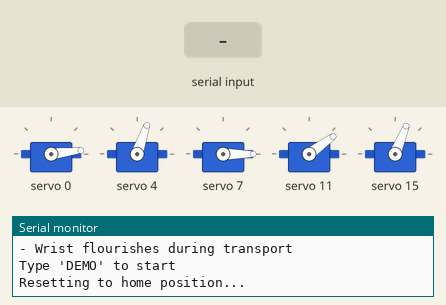
The sketch below on a simulated Arduino Uno, built with avr-gcc and run on an emulated ATmega328P. Parts: 5 × servo, the last lines printed to the serial monitor. The test bench sets the inputs (shaded band).

Above: at 0.44 s.
At 1.26 s:
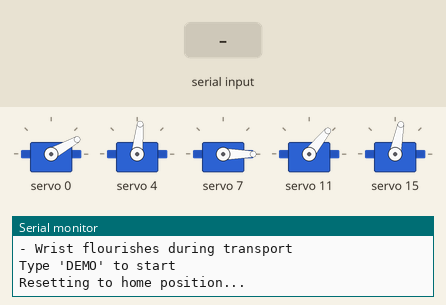
1.3 s: "DEMO\n" received over Serial
At 11.4 s:
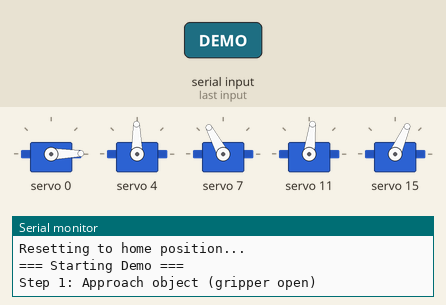
Timing chart, 0 to 21.8 s (numbered marks = the images above; inputs shaded):
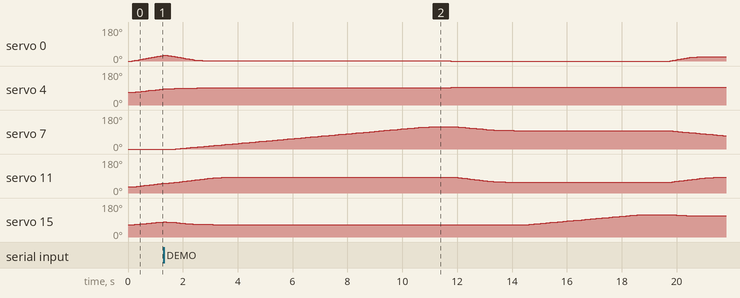

Measured:
- by itself, servo 7: rises from 0° to 118° in 9.4 s, then falls to 70° in 10.6 s

The sketch:

pick_place-ground_to_ground.ino
```cpp
#include <Wire.h>
#include <Adafruit_PWMServoDriver.h>

// ===== Configuration =====
#define SERVO_COUNT 5
const byte servoChannels[] = {0, 4, 7, 11, 15};
const char* servoNames[] = {"Base", "Shoulder", "Elbow", "Wrist", "Gripper"};

// Servo Config: {minPulse, maxPulse, minAngle, maxAngle, speedFactor}
const float servoConfig[SERVO_COUNT][5] = {
  {135, 495, 0, 180, 1.1},    // Base
  {175, 500, -60, 90, 0.6},   // Shoulder
  {90, 480, 0, 270, 0.75},    // Elbow
  {215, 480, 0, 180, 1.0},    // Wrist (higher speed for flourishes)
  {300, 440, 0, 90, 0.7}      // Gripper
};

// Motion Control
#define MOVEMENT_CYCLE_MS 5    // 50Hz control
#define BASE_SPEED 30           // Reduced speed for smoother motion
#define ACCEL_TIME_MS 300       // Smoother acceleration
#define DECEL_DISTANCE 10       // Gentler braking
#define ANGLE_TOLERANCE 1.5

Adafruit_PWMServoDriver pwm;

struct ServoState {
  float currentAngle;
  float targetAngle;
  float speedFactor; // Individual speed adjustment
  bool isMoving;
};

ServoState servoStates[SERVO_COUNT];
const float homeAngles[SERVO_COUNT] = {90, 30, 60, 90, 45}; // Updated return position

// ===== Enhanced Pick & Place Sequence =====
const struct {
  float targets[SERVO_COUNT]; // B, S, E, W, G
  unsigned int duration;       // Corrected member name
  unsigned int holdTime;
  const char* description;
} demoSteps[] = {
  // Pick Sequence (Base 0°, Shoulder 30°, Elbow 240°)
  {{  0, 30, 240, 90, 0}, 1000, 0, "Approach object (gripper open)"},
  {{  0, 30, 200, 45, 0}, 800,  0, "Lower to object"},
  {{  0, 30, 200, 45, 90}, 500, 300, "Grab object (gripper closed)"},

  // Lift and Transport (Base 0° → 180°)
  {{ 30, 30, 60, 90,  75}, 1000, 0, "Lift and start moving"},
  {{ 60, 30, 45, 135, 75}, 800, 0, "First wrist flourish"},
  {{ 90, 30, 60, 45,  75}, 1000, 0, "Continue transport"},
  {{135,  0, 60, 90,  75}, 1200, 0, "Approach drop point"},

  // Place Sequence (Base 180°, Shoulder -60°, Elbow 50°)
  {{180, -30, 70, 60,  75}, 1000, 0, "Position for drop"},
  {{180, -30, 70, 90,  0}, 500, 500, "Release object (gripper open)"},

  // Return Home (Base 90°, Shoulder 30°, Elbow 30°)
  {{180,  0, 60, 90,  0}, 1000, 0, "Retract arm"},
  {{ 90, 30, 30, 90,  45}, 1500, 0, "Return home"}
};

int currentStep = 0;
unsigned long stepStartTime = 0;
bool demoRunning = false;

void setup() {
  Serial.begin(115200);
  pwm.begin();
  pwm.setPWMFreq(60);

  // Initialize speed factors
  for(int i=0; i<SERVO_COUNT; i++){
    servoStates[i].speedFactor = servoConfig[i][4];
  }

  Serial.println("\n=== Enhanced Pick & Place Demo ===");
  Serial.println("Key Features:");
  Serial.println("- Smooth coordinated movements");
  Serial.println("- Multiple servos moving simultaneously");
  Serial.println("- Wrist flourishes during transport");
  Serial.println("\nType 'DEMO' to start");

  resetAllServos();
}

void loop() {
  static unsigned long lastUpdate = 0;

  if(Serial.available()){
    String input = Serial.readStringUntil('\n');
    input.trim();
    if(input.equalsIgnoreCase("DEMO") && !demoRunning){
      startDemo();
    }
  }

  if(millis() - lastUpdate >= MOVEMENT_CYCLE_MS){
    lastUpdate = millis();

    if(demoRunning){
      runDemoSequence();
    }

    updateAllServos();
  }
}

void startDemo() {
  Serial.println("\n=== Starting Demo ===");
  demoRunning = true;
  currentStep = 0;
  stepStartTime = millis();
  executeStep(currentStep);
}

void runDemoSequence() {
  unsigned long elapsed = millis() - stepStartTime;
  uint16_t totalStepTime = demoSteps[currentStep].duration + demoSteps[currentStep].holdTime; // Corrected member name

  if(elapsed >= totalStepTime){
    if(checkStepCompletion()){
      currentStep++;
      if(currentStep >= sizeof(demoSteps)/sizeof(demoSteps[0])){
        endDemo();
        return;
      }
      stepStartTime = millis();
      executeStep(currentStep);
    }
  }
}

void executeStep(int step) {
  Serial.print("\nStep ");
  Serial.print(step+1);
  Serial.print(": ");
  Serial.println(demoSteps[step].description);

  for(int i=0; i<SERVO_COUNT; i++){
    startServoMovement(i, demoSteps[step].targets[i]);
  }
}

void startServoMovement(byte servoNum, float targetAngle) {
  targetAngle = constrain(targetAngle, servoConfig[servoNum][2], servoConfig[servoNum][3]);
  servoStates[servoNum].targetAngle = targetAngle;
  servoStates[servoNum].isMoving = true;

  int pulse = map(targetAngle,
                servoConfig[servoNum][2], servoConfig[servoNum][3],
                servoConfig[servoNum][0], servoConfig[servoNum][1]);
  pwm.setPWM(servoChannels[servoNum], 0, pulse);
}

void updateAllServos() {
  for(byte i=0; i<SERVO_COUNT; i++){
    if(servoStates[i].isMoving){
      updateServoPosition(i);
    }
  }
}

void updateServoPosition(byte servoNum) {
  float current = servoStates[servoNum].currentAngle; // Corrected variable name
  float target = servoStates[servoNum].targetAngle;
  float remaining = abs(target - current);

  if(remaining <= ANGLE_TOLERANCE){
    servoStates[servoNum].currentAngle = target;
    servoStates[servoNum].isMoving = false;
    return;
  }

  // Enhanced movement calculation
  float effectiveSpeed = BASE_SPEED * servoStates[servoNum].speedFactor;
  float step = (effectiveSpeed * MOVEMENT_CYCLE_MS) / 1000.0;

  // Acceleration curve
  unsigned long moveElapsed = millis() - stepStartTime;
  if(moveElapsed < ACCEL_TIME_MS){
    step *= smoothAccelCurve((float)moveElapsed/ACCEL_TIME_MS);
  }

  // Deceleration curve
  if(remaining <= DECEL_DISTANCE){
    step *= smoothDecelCurve(remaining/DECEL_DISTANCE);
  }

  servoStates[servoNum].currentAngle += (target > current) ? step : -step;
  servoStates[servoNum].currentAngle = constrain(servoStates[servoNum].currentAngle,
                                               servoConfig[servoNum][2],
                                               servoConfig[servoNum][3]);

  // Update PWM
  int pulse = map(servoStates[servoNum].currentAngle,
                 servoConfig[servoNum][2], servoConfig[servoNum][3],
                 servoConfig[servoNum][0], servoConfig[servoNum][1]);
  pwm.setPWM(servoChannels[servoNum], 0, pulse);
}

// Smooth easing functions
float smoothAccelCurve(float t) {
  return t < 0.5 ? 2*t*t : 1-(2*(1-t)*(1-t));
}

float smoothDecelCurve(float t) {
  return 0.5*(1+sin(PI*(t-0.5)));
}

bool checkStepCompletion() {
  for(byte i=0; i<SERVO_COUNT; i++){
    if(abs(servoStates[i].currentAngle - servoStates[i].targetAngle) > ANGLE_TOLERANCE){
      return false;
    }
  }
  return true;
}

void resetAllServos() {
  Serial.println("Resetting to home position...");
  for(byte i=0; i<SERVO_COUNT; i++){
    startServoMovement(i, homeAngles[i]);
  }
}

void endDemo() {
  Serial.println("\nDemo complete!");
  demoRunning = false;
  resetAllServos();
}
```
